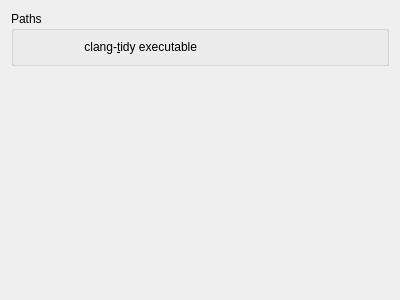
<?xml version="1.0" encoding="UTF-8"?>
<ui version="4.0">
 <class>ClangTidySettings</class>
 <widget class="QWidget" name="ClangTidySettings">
  <property name="geometry">
   <rect>
    <x>0</x>
    <y>0</y>
    <width>400</width>
    <height>300</height>
   </rect>
  </property>
  <property name="windowTitle">
   <string>Cppcheck Settings</string>
  </property>
  <layout class="QVBoxLayout" name="settingsLayout">
   <item>
    <widget class="QGroupBox" name="pathsGroupBox">
     <property name="title">
      <string>Paths</string>
     </property>
     <layout class="QHBoxLayout" name="pathsGroupBoxLayout">
      <item>
       <layout class="QVBoxLayout" name="pathsLabelsLayout">
        <item>
         <widget class="QLabel" name="clangTidyLabel">
          <property name="text">
           <string>clang-&amp;tidy executable</string>
          </property>
          <property name="alignment">
           <set>Qt::AlignRight|Qt::AlignTrailing|Qt::AlignVCenter</set>
          </property>
          <property name="buddy">
           <cstring>kcfg_ClangTidyPath</cstring>
          </property>
         </widget>
        </item>
       </layout>
      </item>
      <item>
       <layout class="QVBoxLayout" name="pathsUrlsLayout">
        <item>
         <widget class="KUrlRequester" name="kcfg_ClangTidyPath"/>
        </item>
       </layout>
      </item>
     </layout>
    </widget>
   </item>
   <item>
    <spacer name="settingsSpacer">
     <property name="orientation">
      <enum>Qt::Vertical</enum>
     </property>
     <property name="sizeHint" stdset="0">
      <size>
       <width>20</width>
       <height>186</height>
      </size>
     </property>
    </spacer>
   </item>
  </layout>
 </widget>
 <customwidgets>
  <customwidget>
   <class>KUrlRequester</class>
   <extends>QWidget</extends>
   <header>kurlrequester.h</header>
   <container>1</container>
  </customwidget>
 </customwidgets>
 <resources/>
 <connections/>
</ui>
